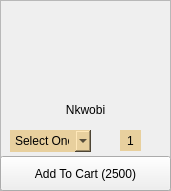
      <widget class="QFrame" name="frame_25">
       <property name="geometry">
        <rect>
         <x>510</x>
         <y>250</y>
         <width>171</width>
         <height>191</height>
        </rect>
       </property>
       <property name="frameShape">
        <enum>QFrame::StyledPanel</enum>
       </property>
       <property name="frameShadow">
        <enum>QFrame::Raised</enum>
       </property>
       <widget class="QLabel" name="label_44">
        <property name="geometry">
         <rect>
          <x>30</x>
          <y>10</y>
          <width>111</width>
          <height>91</height>
         </rect>
        </property>
        <property name="text">
         <string/>
        </property>
        <property name="pixmap">
         <pixmap resource="../icons/place.qrc">:/Assets/7db2090a-6450-498f-9689-926166b015b2.jpg</pixmap>
        </property>
        <property name="scaledContents">
         <bool>true</bool>
        </property>
       </widget>
       <widget class="QLabel" name="label_45">
        <property name="geometry">
         <rect>
          <x>55</x>
          <y>100</y>
          <width>61</width>
          <height>20</height>
         </rect>
        </property>
        <property name="styleSheet">
         <string notr="true">background-color: transparent;
padding-bottom: -3;
border: 0;
font: 11pt &quot;Agency FB&quot;;</string>
        </property>
        <property name="text">
         <string>Nkwobi</string>
        </property>
        <property name="alignment">
         <set>Qt::AlignCenter</set>
        </property>
        <property name="wordWrap">
         <bool>true</bool>
        </property>
       </widget>
       <widget class="QComboBox" name="comboBox_10">
        <property name="geometry">
         <rect>
          <x>10</x>
          <y>130</y>
          <width>81</width>
          <height>22</height>
         </rect>
        </property>
        <property name="styleSheet">
         <string notr="true">border: 0;
background-color: rgb(232, 208, 158);
</string>
        </property>
        <item>
         <property name="text">
          <string>Select One</string>
         </property>
        </item>
        <item>
         <property name="text">
          <string>Cow Head</string>
         </property>
        </item>
        <item>
         <property name="text">
          <string>Cow Leg</string>
         </property>
        </item>
       </widget>
       <widget class="QPushButton" name="nkowminus">
        <property name="geometry">
         <rect>
          <x>100</x>
          <y>130</y>
          <width>21</width>
          <height>23</height>
         </rect>
        </property>
        <property name="styleSheet">
         <string notr="true">QPushButton{
border: 0;}
QPushButton:hover{
padding-left: -2px;
}
QPushButton:pressed{
padding-left: -5px;
}</string>
        </property>
        <property name="text">
         <string/>
        </property>
        <property name="icon">
         <iconset resource="../icons/place.qrc">
          <normaloff>:/Assets/minus-hexagon.png</normaloff>:/Assets/minus-hexagon.png</iconset>
        </property>
        <property name="iconSize">
         <size>
          <width>20</width>
          <height>20</height>
         </size>
        </property>
       </widget>
       <widget class="QPushButton" name="nkowplus">
        <property name="geometry">
         <rect>
          <x>140</x>
          <y>130</y>
          <width>21</width>
          <height>23</height>
         </rect>
        </property>
        <property name="styleSheet">
         <string notr="true">QPushButton{
border: 0;}
QPushButton:hover{
padding-left: 2px;
}
QPushButton:pressed{
padding-left: 5px;
}</string>
        </property>
        <property name="text">
         <string/>
        </property>
        <property name="icon">
         <iconset resource="../icons/place.qrc">
          <normaloff>:/Assets/plus-hexagon.png</normaloff>:/Assets/plus-hexagon.png</iconset>
        </property>
        <property name="iconSize">
         <size>
          <width>20</width>
          <height>20</height>
         </size>
        </property>
       </widget>
       <widget class="QLabel" name="nkwobi_label">
        <property name="geometry">
         <rect>
          <x>120</x>
          <y>130</y>
          <width>21</width>
          <height>21</height>
         </rect>
        </property>
        <property name="styleSheet">
         <string notr="true">border: 0;
background-color: rgb(232, 208, 158)</string>
        </property>
        <property name="text">
         <string>1</string>
        </property>
        <property name="alignment">
         <set>Qt::AlignCenter</set>
        </property>
       </widget>
       <widget class="QPushButton" name="nkowbicart">
        <property name="geometry">
         <rect>
          <x>0</x>
          <y>156</y>
          <width>171</width>
          <height>35</height>
         </rect>
        </property>
        <property name="styleSheet">
         <string notr="true">QPushButton{
font: 11pt &quot;Agency FB&quot;;}
QPushButton:hover{
background-color: rgb(0, 0, 0);
color: rgb(255, 255, 255)
}</string>
        </property>
        <property name="text">
         <string>Add To Cart (2500)</string>
        </property>
       </widget>
      </widget>
